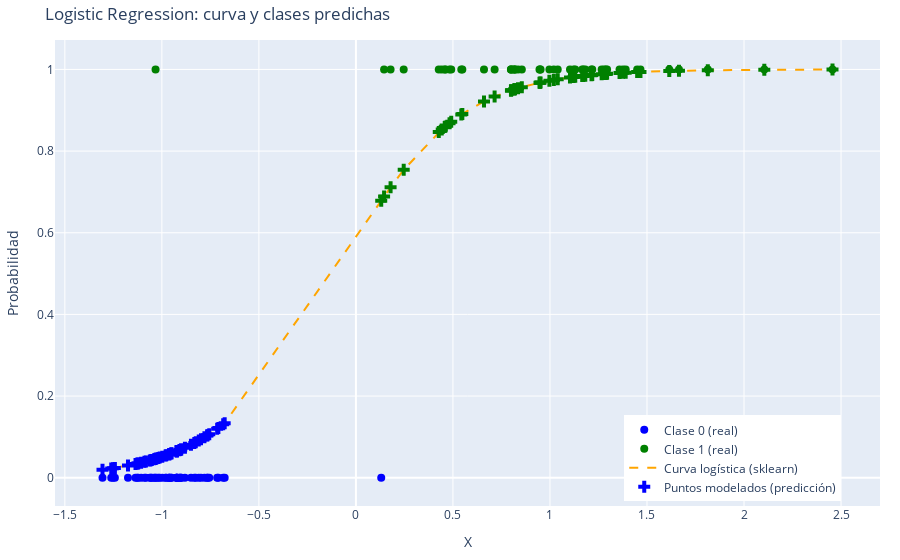

The notebook cell this image was saved under:
### Code cell
import plotly.graph_objects as go

# Predict probabilities and classes
y_pred_lr_cls = model_uni.predict(X_uni)
y_prob_lr = model_uni.predict_proba(X_uni)[:, 1]

# Sort for clean sigmoid curve
sorted_idx = np.argsort(X_uni[:, 0])
X_sorted = X_uni[sorted_idx].flatten()
y_prob_lr_sorted = y_prob_lr[sorted_idx]
y_pred_cls_sorted = y_pred_lr_cls[sorted_idx]

# Plotly interactive figure
fig = go.Figure()

# Original data points by class
fig.add_trace(go.Scatter(
    x=X_uni[y_uni == 0].flatten(), y=y_uni[y_uni == 0],
    mode='markers',
    marker=dict(color='blue', size=8),
    name='Clase 0 (real)'
))

fig.add_trace(go.Scatter(
    x=X_uni[y_uni == 1].flatten(), y=y_uni[y_uni == 1],
    mode='markers',
    marker=dict(color='green', size=8),
    name='Clase 1 (real)'
))

# Logistic regression sigmoid curve
fig.add_trace(go.Scatter(
    x=X_sorted, y=y_prob_lr_sorted,
    mode='lines',
    line=dict(color='orange', dash='dash'),
    name='Curva logística (sklearn)'
))

# Modeled predicted points colored by predicted class
fig.add_trace(go.Scatter(
    x=X_sorted,
    y=y_prob_lr_sorted,
    mode='markers',
    marker=dict(
        color=['green' if c == 1 else 'blue' for c in y_pred_cls_sorted],
        size=10,
        symbol='cross'
    ),
    name='Puntos modelados (predicción)'
))

fig.update_layout(
    title="Logistic Regression: curva y clases predichas",
    xaxis_title="X",
    yaxis_title="Probabilidad",
    height=500,
    legend=dict(y=0.01, x=0.69),
    margin=dict(l=20, r=20, t=40, b=20)
)

fig.show()

### Figure 1 — Plotly figure (JSON) as saved in the notebook; plotly's stock layout.template omitted (floating-point values rounded to 4 significant figures)
{"data": [{"marker": {"color": "blue", "size": 8}, "mode": "markers", "name": "Clase 0 (real)", "type": "scatter", "x": [-1.122, -1.107, -1.242, 0.1304, -0.9613, -0.9235, -1.09, -0.9627, -0.9006, -0.6763, -0.8253, -1.062, -0.7151, -0.9231, -0.684, -0.9071, -1.127, -1.082, -0.7667, -0.7558, -0.7983, -1.261, -1.04, -0.7088, -1.028, -0.9008, -0.7806, -0.9809, -0.9225, -1.018, -0.9772, -0.8099, -1.011, -0.9239, -0.9101, -1.052, -0.9978, -1.306, -0.7647, -1.034, -0.9613, -0.8811, -0.9518, -0.9503, -0.8327, -1.057, -1.136, -1.252, -0.85, -1.175], "y": [0, 0, 0, 0, 0, 0, 0, 0, 0, 0, 0, 0, 0, 0, 0, 0, 0, 0, 0, 0, 0, 0, 0, 0, 0, 0, 0, 0, 0, 0, 0, 0, 0, 0, 0, 0, 0, 0, 0, 0, 0, 0, 0, 0, 0, 0, 0, 0, 0, 0]}, {"marker": {"color": "green", "size": 8}, "mode": "markers", "name": "Clase 1 (real)", "type": "scatter", "x": [1.214, 0.4616, 0.1452, 0.8015, 0.427, 1.218, 0.9972, 0.8549, 1.466, 1.103, 0.4824, 0.9516, 0.8159, 1.279, 0.4912, 0.7147, 1.122, 1.02, 1.294, 0.1786, 0.8199, 1.813, 1.359, 0.5484, 0.4423, 0.7991, 0.5432, 1.182, 1.39, 1.13, 2.456, 0.949, -1.033, 0.946, 0.2462, 2.105, 1.449, 1.288, 1.166, 1.172, 0.66, 1.04, 1.615, 0.4578, 1.376, 0.8173, 1.665, 1.266, 0.799, 0.8354], "y": [1, 1, 1, 1, 1, 1, 1, 1, 1, 1, 1, 1, 1, 1, 1, 1, 1, 1, 1, 1, 1, 1, 1, 1, 1, 1, 1, 1, 1, 1, 1, 1, 1, 1, 1, 1, 1, 1, 1, 1, 1, 1, 1, 1, 1, 1, 1, 1, 1, 1]}, {"line": {"color": "orange", "dash": "dash"}, "mode": "lines", "name": "Curva logística (sklearn)", "type": "scatter", "x": [-1.306, -1.261, -1.252, -1.242, -1.175, -1.136, -1.127, -1.122, -1.107, -1.09, -1.082, -1.062, -1.057, -1.052, -1.04, -1.034, -1.033, -1.028, -1.018, -1.011, -0.9978, -0.9809, -0.9772, -0.9627, -0.9613, -0.9613, -0.9518, -0.9503, -0.9239, -0.9235, -0.9231, -0.9225, -0.9101, -0.9071, -0.9008, -0.9006, -0.8811, -0.85, -0.8327, -0.8253, -0.8099, -0.7983, -0.7806, -0.7667, -0.7647, -0.7558, -0.7151, -0.7088, -0.684, -0.6763, 0.1304, 0.1452, 0.1786, 0.2462, 0.427, 0.4423, 0.4578, 0.4616, 0.4824, 0.4912, 0.5432, 0.5484, 0.66, 0.7147, 0.799, 0.7991, 0.8015, 0.8159, 0.8173, 0.8199, 0.8354, 0.8549, 0.946, 0.949, 0.9516, 0.9972, 1.02, 1.04, 1.103, 1.122, 1.13, 1.166, 1.172, 1.182, 1.214, 1.218, 1.266, 1.279, 1.288, 1.294, 1.359, 1.376, 1.39, 1.449, 1.466, 1.615, 1.665, 1.813, 2.105, 2.456], "y": [0.0196, 0.02262, 0.0233, 0.02401, 0.0297, 0.03355, 0.03452, 0.03504, 0.03672, 0.03876, 0.03969, 0.04224, 0.04294, 0.04359, 0.04523, 0.046, 0.04628, 0.04689, 0.04836, 0.04944, 0.05152, 0.05426, 0.05489, 0.05737, 0.05761, 0.05761, 0.05931, 0.05959, 0.06456, 0.06465, 0.06473, 0.06485, 0.06733, 0.06793, 0.06924, 0.06928, 0.07347, 0.08064, 0.0849, 0.08679, 0.09083, 0.09397, 0.09898, 0.1031, 0.1037, 0.1064, 0.1196, 0.1218, 0.1306, 0.1335, 0.6782, 0.6886, 0.7114, 0.7542, 0.8465, 0.8528, 0.8591, 0.8606, 0.8684, 0.8717, 0.8894, 0.891, 0.9215, 0.9334, 0.9485, 0.9486, 0.9489, 0.9511, 0.9514, 0.9517, 0.954, 0.9567, 0.9674, 0.9677, 0.968, 0.9723, 0.9742, 0.9758, 0.9802, 0.9813, 0.9818, 0.9838, 0.9841, 0.9846, 0.9861, 0.9862, 0.9882, 0.9887, 0.989, 0.9892, 0.9912, 0.9917, 0.9921, 0.9935, 0.9938, 0.9962, 0.9967, 0.998, 0.9992, 0.9997]}, {"marker": {"color": ["blue", "blue", "blue", "blue", "blue", "blue", "blue", "blue", "blue", "blue", "blue", "blue", "blue", "blue", "blue", "blue", "blue", "blue", "blue", "blue", "blue", "blue", "blue", "blue", "blue", "blue", "blue", "blue", "blue", "blue", "blue", "blue", "blue", "blue", "blue", "blue", "blue", "blue", "blue", "blue", "blue", "blue", "blue", "blue", "blue", "blue", "blue", "blue", "blue", "blue", "green", "green", "green", "green", "green", "green", "green", "green", "green", "green", "green", "green", "green", "green", "green", "green", "green", "green", "green", "green", "green", "green", "green", "green", "green", "green", "green", "green", "green", "green", "green", "green", "green", "green", "green", "green", "green", "green", "green", "green", "green", "green", "green", "green", "green", "green", "green", "green", "green", "green"], "size": 10, "symbol": "cross"}, "mode": "markers", "name": "Puntos modelados (predicción)", "type": "scatter", "x": [-1.306, -1.261, -1.252, -1.242, -1.175, -1.136, -1.127, -1.122, -1.107, -1.09, -1.082, -1.062, -1.057, -1.052, -1.04, -1.034, -1.033, -1.028, -1.018, -1.011, -0.9978, -0.9809, -0.9772, -0.9627, -0.9613, -0.9613, -0.9518, -0.9503, -0.9239, -0.9235, -0.9231, -0.9225, -0.9101, -0.9071, -0.9008, -0.9006, -0.8811, -0.85, -0.8327, -0.8253, -0.8099, -0.7983, -0.7806, -0.7667, -0.7647, -0.7558, -0.7151, -0.7088, -0.684, -0.6763, 0.1304, 0.1452, 0.1786, 0.2462, 0.427, 0.4423, 0.4578, 0.4616, 0.4824, 0.4912, 0.5432, 0.5484, 0.66, 0.7147, 0.799, 0.7991, 0.8015, 0.8159, 0.8173, 0.8199, 0.8354, 0.8549, 0.946, 0.949, 0.9516, 0.9972, 1.02, 1.04, 1.103, 1.122, 1.13, 1.166, 1.172, 1.182, 1.214, 1.218, 1.266, 1.279, 1.288, 1.294, 1.359, 1.376, 1.39, 1.449, 1.466, 1.615, 1.665, 1.813, 2.105, 2.456], "y": [0.0196, 0.02262, 0.0233, 0.02401, 0.0297, 0.03355, 0.03452, 0.03504, 0.03672, 0.03876, 0.03969, 0.04224, 0.04294, 0.04359, 0.04523, 0.046, 0.04628, 0.04689, 0.04836, 0.04944, 0.05152, 0.05426, 0.05489, 0.05737, 0.05761, 0.05761, 0.05931, 0.05959, 0.06456, 0.06465, 0.06473, 0.06485, 0.06733, 0.06793, 0.06924, 0.06928, 0.07347, 0.08064, 0.0849, 0.08679, 0.09083, 0.09397, 0.09898, 0.1031, 0.1037, 0.1064, 0.1196, 0.1218, 0.1306, 0.1335, 0.6782, 0.6886, 0.7114, 0.7542, 0.8465, 0.8528, 0.8591, 0.8606, 0.8684, 0.8717, 0.8894, 0.891, 0.9215, 0.9334, 0.9485, 0.9486, 0.9489, 0.9511, 0.9514, 0.9517, 0.954, 0.9567, 0.9674, 0.9677, 0.968, 0.9723, 0.9742, 0.9758, 0.9802, 0.9813, 0.9818, 0.9838, 0.9841, 0.9846, 0.9861, 0.9862, 0.9882, 0.9887, 0.989, 0.9892, 0.9912, 0.9917, 0.9921, 0.9935, 0.9938, 0.9962, 0.9967, 0.998, 0.9992, 0.9997]}], "layout": {"autosize": true, "legend": {"x": 0.69, "y": 0.01}, "margin": {"b": 20, "l": 20, "r": 20, "t": 40}, "title": {"text": "Logistic Regression: curva y clases predichas"}, "xaxis": {"autorange": true, "range": [-1.539, 2.689], "title": {"text": "X"}, "type": "linear"}, "yaxis": {"autorange": true, "range": [-0.08009, 1.085], "title": {"text": "Probabilidad"}, "type": "linear"}}}
